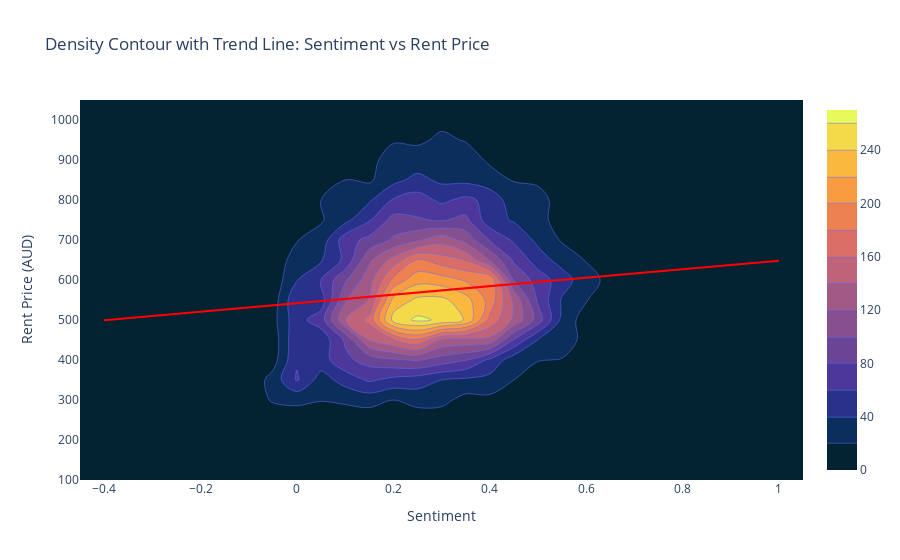

This figure's notebook cell:
### Code cell
fig = px.density_contour(
    properties, 
    x="Sentiment", 
    y="Rent_Price", 
    title="Density Contour with Trend Line: Sentiment vs Rent Price", 
    labels={'Sentiment': 'Sentiment', 'Rent_Price': 'Rent Price (AUD)'},
    template='plotly_white'
)

fig.update_traces(contours_coloring="fill", colorscale="thermal")

# Calculate the linear regression line using scipy's linregress
slope, intercept, _, _, _ = linregress(properties['Sentiment'], properties['Rent_Price'])
x_vals = np.array(properties['Sentiment'])
y_vals = intercept + slope * x_vals

fig.add_trace(
    go.Scatter(
        x=x_vals,
        y=y_vals,
        mode='lines',
        name='Trend Line',
        line=dict(color='red', width=2)
    )
)

fig.show()

### Figure 1 — Plotly figure (JSON) as saved in the notebook; plotly's stock layout.template omitted (floating-point values rounded to 4 significant figures; data arrays with more than 128 entries replaced by an {"elided": "..."} marker saying what was removed)
{"data": [{"colorscale": [[0, "rgb(3, 35, 51)"], [0.09091, "rgb(13, 48, 100)"], [0.1818, "rgb(53, 50, 155)"], [0.2727, "rgb(93, 62, 153)"], [0.3636, "rgb(126, 77, 143)"], [0.4545, "rgb(158, 89, 135)"], [0.5455, "rgb(193, 100, 121)"], [0.6364, "rgb(225, 113, 97)"], [0.7273, "rgb(246, 139, 69)"], [0.8182, "rgb(251, 173, 60)"], [0.9091, "rgb(246, 211, 70)"], [1, "rgb(231, 250, 90)"]], "contours": {"coloring": "fill"}, "hovertemplate": "Sentiment=%{x}<br>Rent Price (AUD)=%{y}<br>count=%{z}<extra></extra>", "legendgroup": "", "line": {"color": "#636efa"}, "name": "", "showlegend": false, "type": "histogram2dcontour", "x": {"elided": "12302 float values"}, "xaxis": "x", "xbingroup": "x", "y": {"elided": "12302 float values"}, "yaxis": "y", "ybingroup": "y"}, {"line": {"color": "red", "width": 2}, "mode": "lines", "name": "Trend Line", "type": "scatter", "x": {"elided": "12302 float values"}, "y": {"elided": "12302 float values"}}], "layout": {"legend": {"tracegroupgap": 0}, "title": {"text": "Density Contour with Trend Line: Sentiment vs Rent Price"}, "xaxis": {"anchor": "y", "domain": [0, 1], "title": {"text": "Sentiment"}}, "yaxis": {"anchor": "x", "domain": [0, 1], "title": {"text": "Rent Price (AUD)"}}}}
